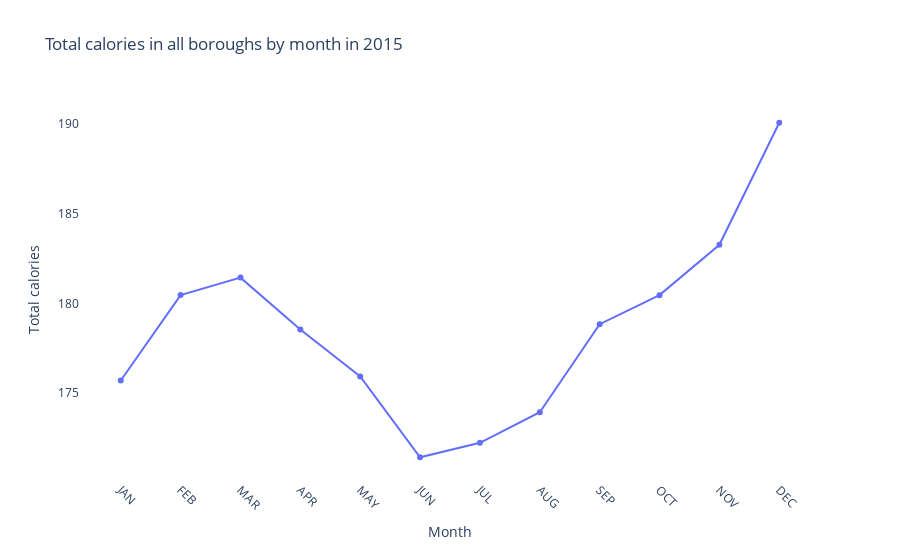

Source (notebook cell):
### Code cell
# group the data by borough and month, and sum the calories
grouped = grocery_data_monthly.groupby(['month']).sum().reset_index()

# add the borough names from the map dataframe
grouped = grouped.set_index('area_id').join(map_data.set_index('GSS_CODE')['NAME']).reset_index()

# divide the total calories by the number of boroughs to get the average
grouped['energy_tot'] = grouped['energy_tot'] / 33

# create an interactive line chart
fig = px.line(grouped, x='month', y='energy_tot', markers=True,
              title='Total calories in all boroughs by month in 2015',
              labels={'energy_tot': 'Total calories', 'month': 'Month', 'NAME': 'Borough'}
              )

fig.update_layout(xaxis_tickangle=45, legend_title_text='Borough', plot_bgcolor='rgba(0,0,0,0)')
fig.show()

### Figure 1 — Plotly figure (JSON) as saved in the notebook; plotly's stock layout.template omitted (floating-point values rounded to 4 significant figures)
{"data": [{"hovertemplate": "Month=%{x}<br>Total calories=%{y}<extra></extra>", "legendgroup": "", "line": {"color": "#636efa", "dash": "solid"}, "marker": {"symbol": "circle"}, "mode": "lines+markers", "name": "", "orientation": "v", "showlegend": false, "type": "scatter", "x": ["JAN", "FEB", "MAR", "APR", "MAY", "JUN", "JUL", "AUG", "SEP", "OCT", "NOV", "DEC"], "xaxis": "x", "y": [175.7, 180.5, 181.4, 178.5, 175.9, 171.4, 172.2, 173.9, 178.8, 180.5, 183.3, 190.1], "yaxis": "y"}], "layout": {"legend": {"title": {"text": "Borough"}, "tracegroupgap": 0}, "plot_bgcolor": "rgba(0,0,0,0)", "title": {"text": "Total calories in all boroughs by month in 2015"}, "xaxis": {"anchor": "y", "domain": [0, 1], "tickangle": 45, "title": {"text": "Month"}}, "yaxis": {"anchor": "x", "domain": [0, 1], "title": {"text": "Total calories"}}}}
